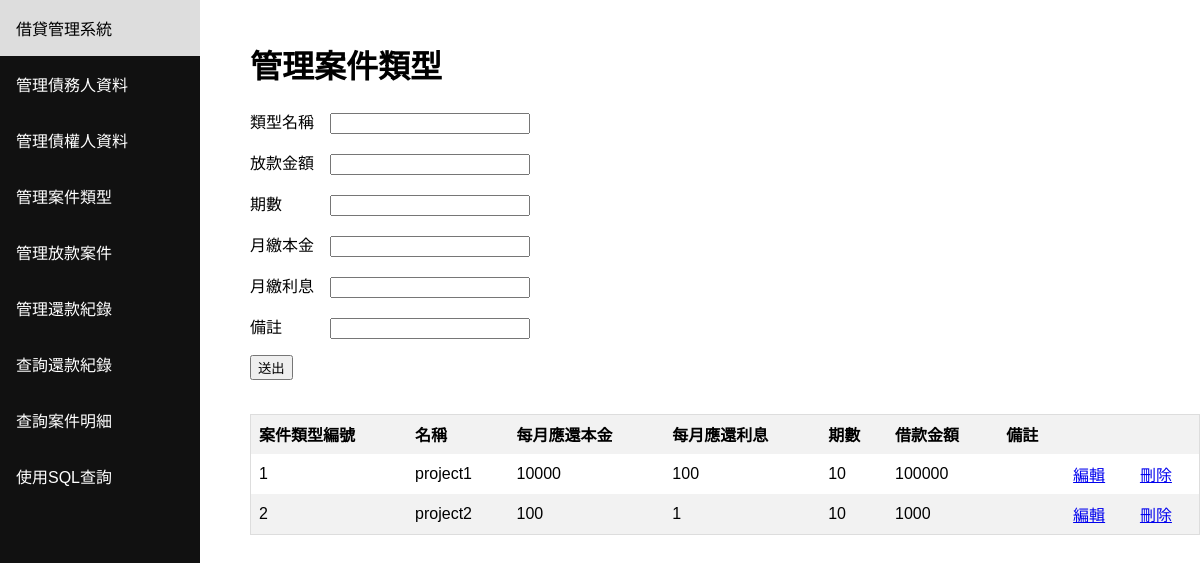
Page /project_type on the committed database.
### tables this page shows
CREATE TABLE "LOAN_PROJECT_TYPE" (
	`TypeNumber`	INTEGER NOT NULL PRIMARY KEY AUTOINCREMENT UNIQUE,
	`TypeName`	TEXT,
	`PrinciplePerPeriod`	INTEGER NOT NULL,
	`InterestPerPeriod`	INTEGER NOT NULL,
	`NumberOfPeriod`	INTEGER NOT NULL,
	`TotalPrinciple`	INTEGER NOT NULL,
	`Remark`	TEXT
);

### main.py (the view)
@app.route('/project_type', methods=['GET', 'POST'])
def project_type():
    if request.method == 'POST':
        edit_data('LOAN_PROJECT_TYPE')
    table = get_query("select * from LOAN_PROJECT_TYPE;")
    return render_template(
                'project_type.html',
                columns=['案件類型編號','名稱','每月應還本金','每月應還利息','期數','借款金額','備註'],
                table=table
            )

### main.py (called while the page is built)
def get_query(query):
    conn = sqlite3.connect('database.db')
    conn.row_factory = sqlite3.Row
    cur = conn.cursor()
    exe = cur.execute(query)
    rows = cur.fetchall()
    conn.close()
    output = []
    for row in rows:
        temp = dict(row)
        output.append(list(temp.values()))
    return output

### templates/project_type.html (shortened to what this page needs)
<html><header><title>Layout</title></header><body><div class="sidenav"><a href="/">借貸管理系統</a><a href="/debter">管理債務人資料</a><a href="/creditor">管理債權人資料</a><a href="/project_type">管理案件類型</a><a href="/project">管理放款案件</a><a href="/period">管理還款紀錄</a><a href="/repayment_record">查詢還款紀錄</a><a href="/">查詢案件明細</a><a href="/sql">使用SQL查詢</a></div><div class="content"><h1>管理案件類型</h1><form method="POST" action=""><div>{% if edit %}<p>類型名稱　<input name="TypeName" style="width:200px" value="{{ data[0] }}"/></p><p>放款金額　<input name="TotalPrinciple" style="width:200px" value="{{ data[1] }}"/></p><p>期數　　　<input name="NumberOfPeriod" style="width:200px" value="{{ data[2] }}"/></p><p>月繳本金　<input name="PrinciplePerPeriod" style="width:200px" value="{{ data[3] }}"/></p><p>月繳利息　<input name="InterestPerPeriod" style="width:200px" value="{{ data[4] }}"/></p><p>備註　　　<input name="Remark" style="width:200px" value="{{ data[5] }}"/></p>{% else %}<p>類型名稱　<input name="TypeName" style="width:200px"/></p><p>放款金額　<input name="TotalPrinciple" style="width:200px"/></p><p>期數　　　<input name="NumberOfPeriod" style="width:200px"/></p><p>月繳本金　<input name="PrinciplePerPeriod" style="width:200px"/></p><p>月繳利息　<input name="InterestPerPeriod" style="width:200px"/></p><p>備註　　　<input name="Remark" style="width:200px"/></p>{% endif %}<p><input type="submit" value="送出"/></p></div><br/><div style="overflow-x:auto;"><table><thead><tr></tr>{% for column in columns %}<th>{{ column }}</th>{% endfor %}<th></th><th></th></thead><tbody>{% for row in table %}<tr>{% for item in row %}<td>{{ item }}</td>{% endfor %}<td><a href="/project_type/edit/{{ row[0] }}">編輯</a></td><td><a href="/project_type/delete/{{ row[0] }}">刪除</a></td></tr>{% endfor %}</tbody></table></div></form></div></body></html>

### templates/project_type.html (style rules this page uses)
* { box-sizing: border-box; }
body { margin: 0; font-family: Arial, Helvetica, sans-serif; }
.sidenav { height: 100%; width: 200px; position: fixed; z-index: 1; top: 0; left: 0; background-color: #111; overflow-x: hidden; }
.sidenav a { color: white; padding: 16px; text-decoration: none; display: block; }
.content { margin-left: 200px; padding-left: 50px; padding-top: 20px; }
table { border-collapse: collapse; border-spacing: 0; width: 100%; border: 1px solid #ddd; }
th, td { text-align: left; padding: 8px; }
tr:nth-child(even) { background-color: #f2f2f2 }

### rows in the picture
LOAN_PROJECT_TYPE: row "1" "100" "10", TypeName "project1", PrinciplePerPeriod "10000", TotalPrinciple "100000"
LOAN_PROJECT_TYPE: row "2" "100" "1" "10", TypeName "project2", TotalPrinciple "1000"

### other values in the picture
{{ column }} "案件類型編號" "名稱" "每月應還本金" "每月應還利息" "期數" "借款金額" "備註"
